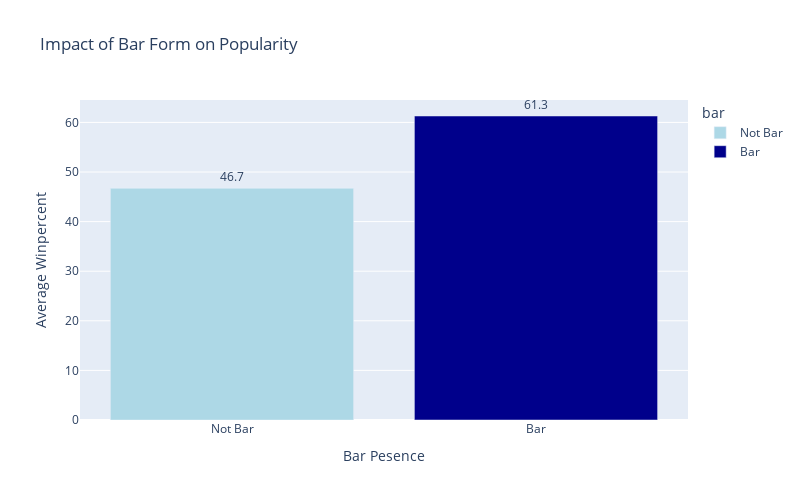

Notebook cell for this chart:
### Code cell
bar_means = df.groupby("bar")["winpercent"].mean().reset_index()
bar_means["bar"] = bar_means["bar"].map({0: "Not Bar", 1:"Bar"})
print(bar_means)

fig1 = px.bar(bar_means, x="bar", y="winpercent",
              title="Impact of Bar Form on Popularity",
              text=bar_means["winpercent"].round(1),
              color="bar", color_discrete_sequence=["lightblue", "darkblue"])

fig1.update_traces(textposition= "outside")
fig1.update_layout(yaxis_title="Average Winpercent", xaxis_title= "Bar Pesence", width=800, height=500)
fig1.write_image("/home/salah/plots/Bar_impact.png", width=900, height=500)
fig1.show()

### Figure 1 — Plotly figure (JSON) as saved in the notebook; plotly's stock layout.template omitted (floating-point values rounded to 4 significant figures)
{"data": [{"hovertemplate": "bar=%{x}<br>winpercent=%{y}<br>text=%{text}<extra></extra>", "legendgroup": "Not Bar", "marker": {"color": "lightblue", "pattern": {"shape": ""}}, "name": "Not Bar", "orientation": "v", "showlegend": true, "text": [46.7], "textposition": "outside", "type": "bar", "x": ["Not Bar"], "xaxis": "x", "y": [46.71], "yaxis": "y"}, {"hovertemplate": "bar=%{x}<br>winpercent=%{y}<br>text=%{text}<extra></extra>", "legendgroup": "Bar", "marker": {"color": "darkblue", "pattern": {"shape": ""}}, "name": "Bar", "orientation": "v", "showlegend": true, "text": [61.3], "textposition": "outside", "type": "bar", "x": ["Bar"], "xaxis": "x", "y": [61.3], "yaxis": "y"}], "layout": {"barmode": "relative", "height": 500, "legend": {"title": {"text": "bar"}, "tracegroupgap": 0}, "title": {"text": "Impact of Bar Form on Popularity"}, "width": 800, "xaxis": {"anchor": "y", "categoryarray": ["Not Bar", "Bar"], "categoryorder": "array", "domain": [0, 1], "title": {"text": "Bar Pesence"}}, "yaxis": {"anchor": "x", "domain": [0, 1], "title": {"text": "Average Winpercent"}}}}
